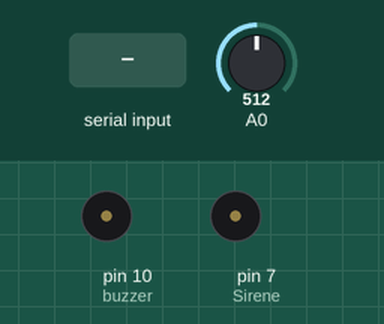
The sketch below on a simulated Arduino Uno, built with avr-gcc and run on an emulated ATmega328P. Shown: buzzer (waves = sounding, pin HIGH). The inputs (shaded band) are chosen by the test bench; at power-on: A0 = 512. What the sketch prints to the serial monitor is not drawn.

Above: at 1.7 s.
1.8 s: "A" received over Serial
At 2.2 s:
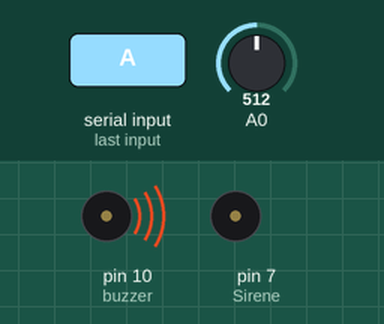
At 12.2 s:
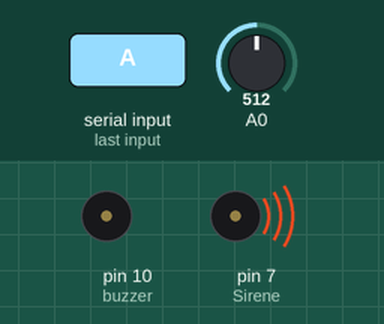
Timing chart, 0 to 13.7 s (numbered marks = the images above; inputs shaded):
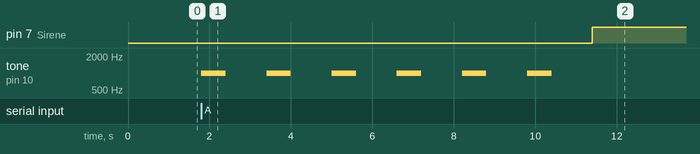

Measured:
- after the input at 1.8 s, pin 7 (Sirene): LOW → HIGH after 9.6 s; tone on pin 10 (buzzer): alternates 1000 Hz for 0.60 s and silent for 1.0 s, 12 changes in all, then stays silent, starting at once

The sketch:

ALARME_PORTATIL.ino
```cpp
// CODIGO EM CC Criado POR NERDKINGTEAM
// VISITE: nerdking.net.br
// youtube.com/nerdkingteam
// Criador, Bruno de Holanda Rodrigues

int enviou = 0;
const int Sirene =  7;  //define em qual porta a sirene esta conectada
const int buzzer = 10;
int al=0;
int disp=0; //variavel que define se esta disparado ou não
int arma=0; //variavel que define se esta armado ou nao
int cnt=0; //contador para marcação do tempo

void setup()
{
  Serial.begin(9600);
  delay(500);
  Serial.println("INICIADO!");
pinMode(Sirene, OUTPUT);
pinMode(buzzer, OUTPUT);
}

void loop() {

char c = Serial.read();
if (c == 'A'){ //comando vindo do APP
//Tempo até o alarme ser ativado apos dado o comando para ativamento
  tone(buzzer,1000);
  delay(600);
  noTone(buzzer);
  delay(1000);
  tone(buzzer,1000);
  delay(600);
  noTone(buzzer);
  delay(1000);
  tone(buzzer,1000);
  delay(600);
  noTone(buzzer);
  delay(1000);
  tone(buzzer,1000);
  delay(600);
  noTone(buzzer);
  delay(1000);
  tone(buzzer,1000);
  delay(600);
  noTone(buzzer);
  delay(1000);
  tone(buzzer,1000);
  delay(600);
  noTone(buzzer);
  delay(1000);
      arma=1;
      digitalWrite(Sirene, HIGH);
      delay(500);
      digitalWrite(Sirene, LOW);
   }

if (c == 'B'){ //comando vindo do APP
//Tempo até o alarme ser ativado apos dado o comando para ativamento
     arma=0;
     cnt=0;
     digitalWrite(Sirene,LOW);
     digitalWrite(Sirene,HIGH);
     delay(200);
     digitalWrite(Sirene,LOW);
     delay(100);
     digitalWrite(Sirene,HIGH);
     delay(200);
     digitalWrite(Sirene,LOW);
  }

      //Monitora Sensor 1
int sensorValue1 = analogRead(A0);
float voltage1= sensorValue1*(3.3/676);

      //Monitora Sensor 2 Remova a barra para adicionar mais sensores
//int sensorValue2 = analogRead(A1);  //monitora sensor2
//float voltage2= sensorValue2*(3.3/676); //Converte o valor da porta analogica para voltagem

      //Monitora Sensor3
//int sensorValue3 = analogRead(A2); //Remova as barras no começo p. adc. mais sensores
//float voltage3= sensorValue3*(3.3/676); //Remova as barras no começo p. adc. mais sensores


if (c=='C'){
  arma=1;
}

//desarma o Sirene apos ser enviada a letra B pelo serial monitor e também coloca o contador para zero

if (c=='D'){
  arma=0;
  cnt=0;
}
//dispara o Sirene caso a voltagem do sensor seja menor ou igual a 3
if (arma==1){
if (voltage1 <= 3){
disp=1;
}
}
//if (arma==1){
//if (voltage2 <= 3){
//disp=1;
//}
//}
//if (arma==1){
//if (voltage3 <= 3){
//disp=1;
//}
//}
//ação que a variavel arma exerce quando igual a zero, deixa a sirene desligada
if (arma==0){
digitalWrite(Sirene, LOW);
disp=0;
}

//ação da variavel disp quando igual a 1, ativa a sirene por 20 segundos usando o contador
if (disp==1){
  cnt=cnt+1;
  digitalWrite(Sirene, HIGH);
  if (cnt == 30){
  digitalWrite(Sirene, LOW);
  disp=0;
  }
}
}
```
